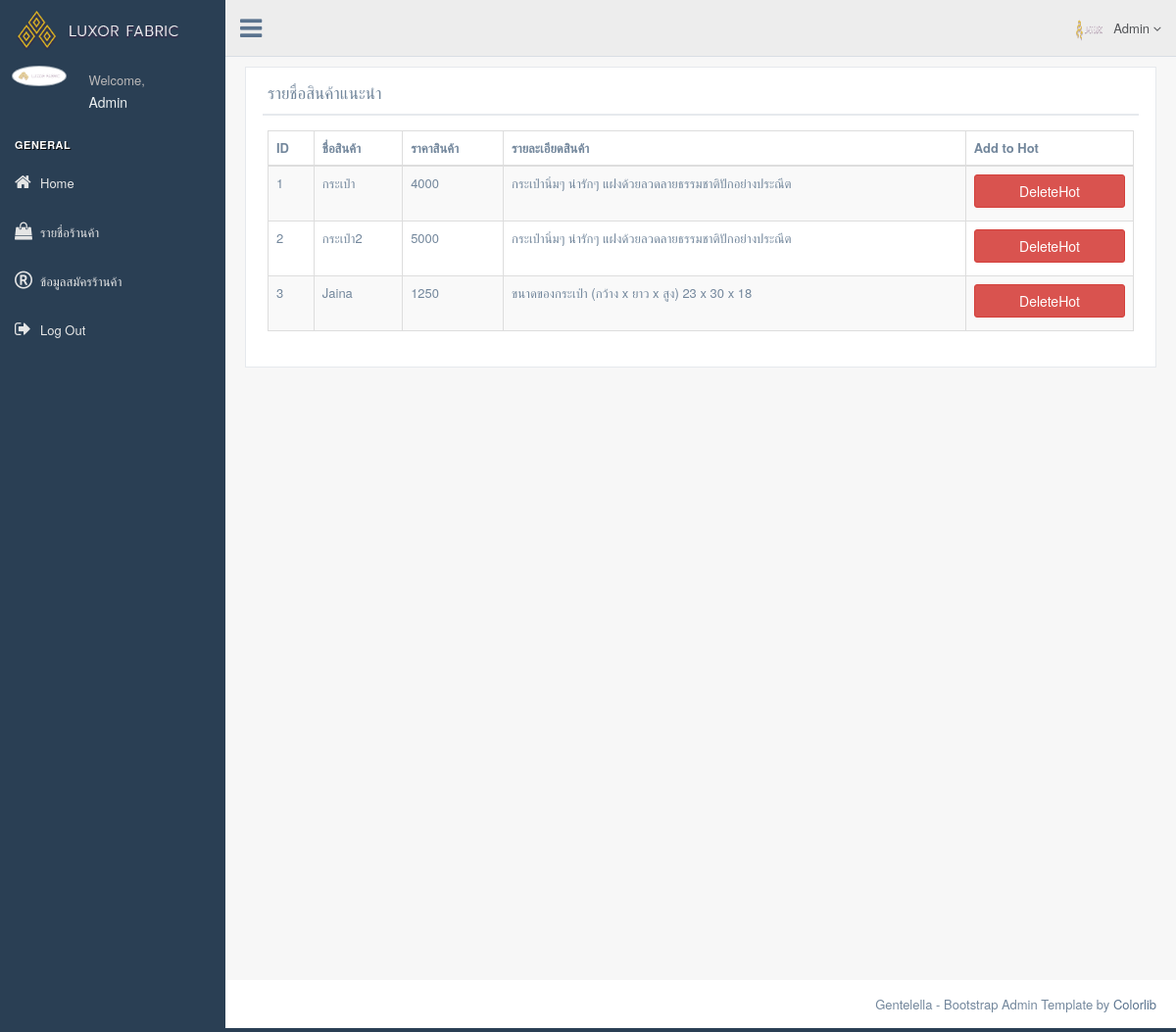
/Admin/index.php?link=hotproduct (signed in), run on an earlier commit of the app's database.
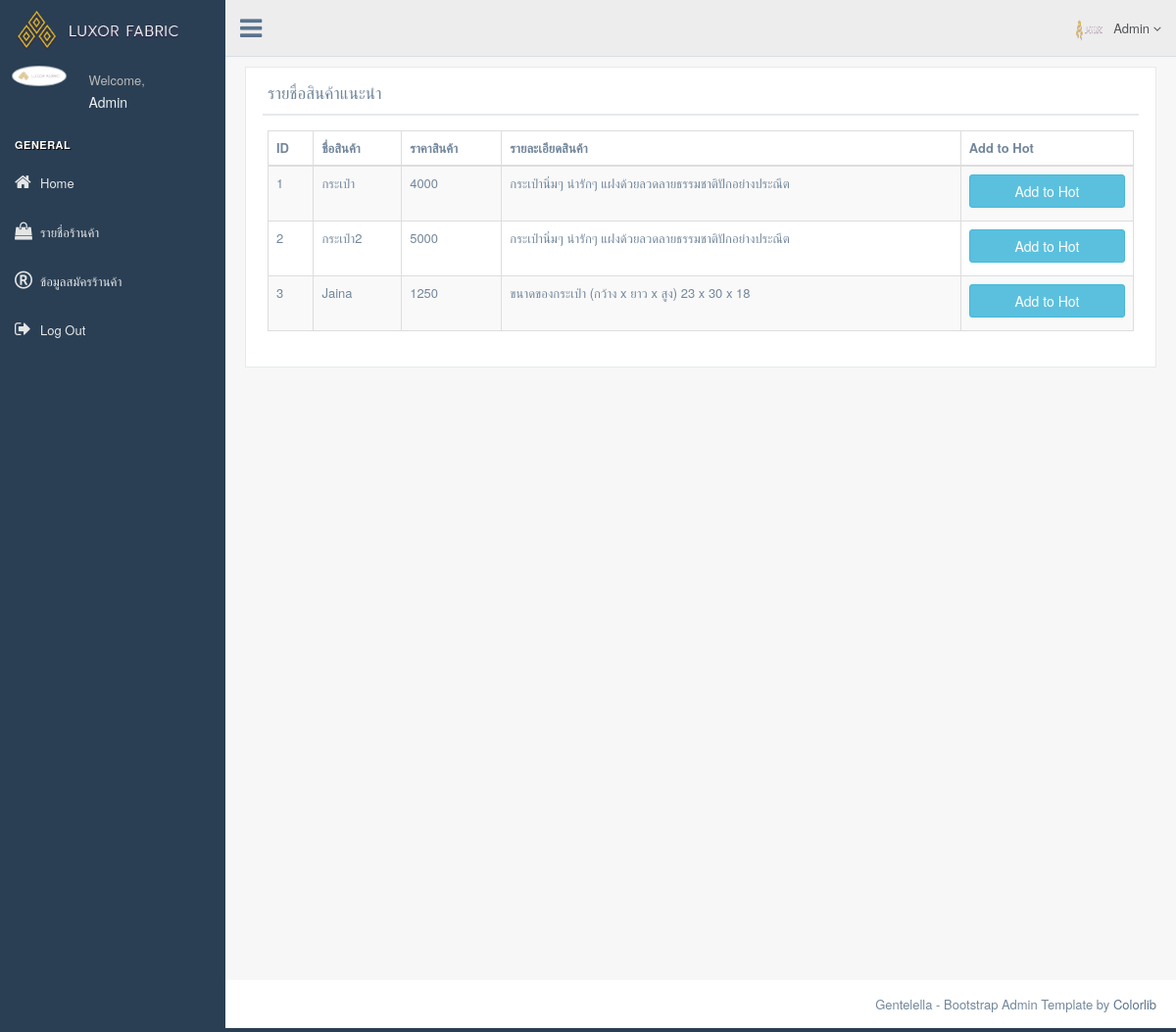
And on a later commit of the database.
### tables this page shows
CREATE TABLE `hotproduct` (
  `id_hotproduct` int(11) NOT NULL,
  `id_product` int(11) NOT NULL,
  `urlimg` varchar(255) NOT NULL
);

CREATE TABLE `product` (
  `id_product` int(11) NOT NULL,
  `NameProduct` varchar(300) NOT NULL,
  `Status` varchar(50) NOT NULL,
  `PriceProduct` varchar(10) NOT NULL,
  `discount` varchar(100) NOT NULL,
  `tax` varchar(3) NOT NULL,
  `date_input` date NOT NULL,
  `productDetail` varchar(255) NOT NULL,
  `textProductDetail` text NOT NULL,
  `id_type` int(11) NOT NULL,
  `id_store` int(11) NOT NULL
);

### Admin/inserthotproduct.php (the view, shortened to what this page needs)
<div class="row">
    <div class="col-md-12 col-sm-12 col-xs-12">
        <div class="x_panel">
            <div class="x_title">
                <h2>รายชื่อสินค้าแนะนำ</h2>
            <div class="clearfix"></div>
        </div>
        <div class="x_content">
            <table id="datatable-responsive" class="table table-striped table-bordered dt-responsive nowrap" cellspacing="0" width="100%">
                <thead>
                    <tr>
                       <th>ID</th>
                       <th>ชื่อสินค้า</th>
                       <th>ราคาสินค้า</th>
                       <th>รายละเอียดสินค้า</th>
                       <th>Add to Hot</th>
                    </tr>
                </thead>
                <tbody>
                <?php
                   $select = "SELECT p.id_product , p.NameProduct , p.PriceProduct , p.productDetail , h.id_product checkhot FROM `product` p
                               LEFT JOIN hotproduct h ON h.id_product = p.id_product";
                   $query = mysqli_query($connect,$select);
                   if(mysqli_num_rows($query)>0){
                       while($row = mysqli_fetch_array($query)){
                       ?>
                       <tr>
                           <td><?php echo $row['id_product']; ?></td>
                           <td><?php echo $row['NameProduct']; ?></td>
                           <td><?php echo $row['PriceProduct']; ?></td>
                           <td><?php echo $row['productDetail']; ?></td>
                           <?php if(empty($row['checkhot'])){ ?>
                               <td><a href="./CodeBack/addhotproduct.php?id_product=<?php echo $row['id_product']; ?>" class="btn btn-info btn-block">Add to Hot</a></td>
                           <?php }else{ ?>
                               <td><a href="#" class="btn btn-danger btn-block">DeleteHot</a></td>
                           <?php } ?>
                       </tr>
                       <?php
                       }
                   }
                ?>
                </tbody>
            </table>
        </div>
    </div>
  </div>

What changed in the data, as far as the page shows it:
removed hotproduct: id_product.id_product "1", id_product.NameProduct "กระเป๋า", id_product.PriceProduct "4000", id_product.productDetail "กระเป๋านิ่มๆ น่ารักๆ แฝงด้วยลวดลายธรรมชาติปักอย่างประณีต", shows "DeleteHot"
removed hotproduct: id_product.id_product "2", id_product.NameProduct "กระเป๋า2", id_product.PriceProduct "5000", id_product.productDetail "กระเป๋านิ่มๆ น่ารักๆ แฝงด้วยลวดลายธรรมชาติปักอย่างประณีต", shows "DeleteHot"
removed hotproduct: id_product.id_product "3", id_product.NameProduct "Jaina", id_product.PriceProduct "1250", id_product.productDetail "ขนาดของกระเป๋า (กว้าง x ยาว x สูง) 23 x 30 x 18", shows "DeleteHot"
now on this page (row unchanged): product: id_product "1", NameProduct "กระเป๋า", PriceProduct "4000", productDetail "กระเป๋านิ่มๆ น่ารักๆ แฝงด้วยลวดลายธรรมชาติปักอย่างประณีต"
now on this page (row unchanged): product: id_product "2", NameProduct "กระเป๋า2", PriceProduct "5000", productDetail "กระเป๋านิ่มๆ น่ารักๆ แฝงด้วยลวดลายธรรมชาติปักอย่างประณีต"
now on this page (row unchanged): product: id_product "3", NameProduct "Jaina", PriceProduct "1250", productDetail "ขนาดของกระเป๋า (กว้าง x ยาว x สูง) 23 x 30 x 18"
